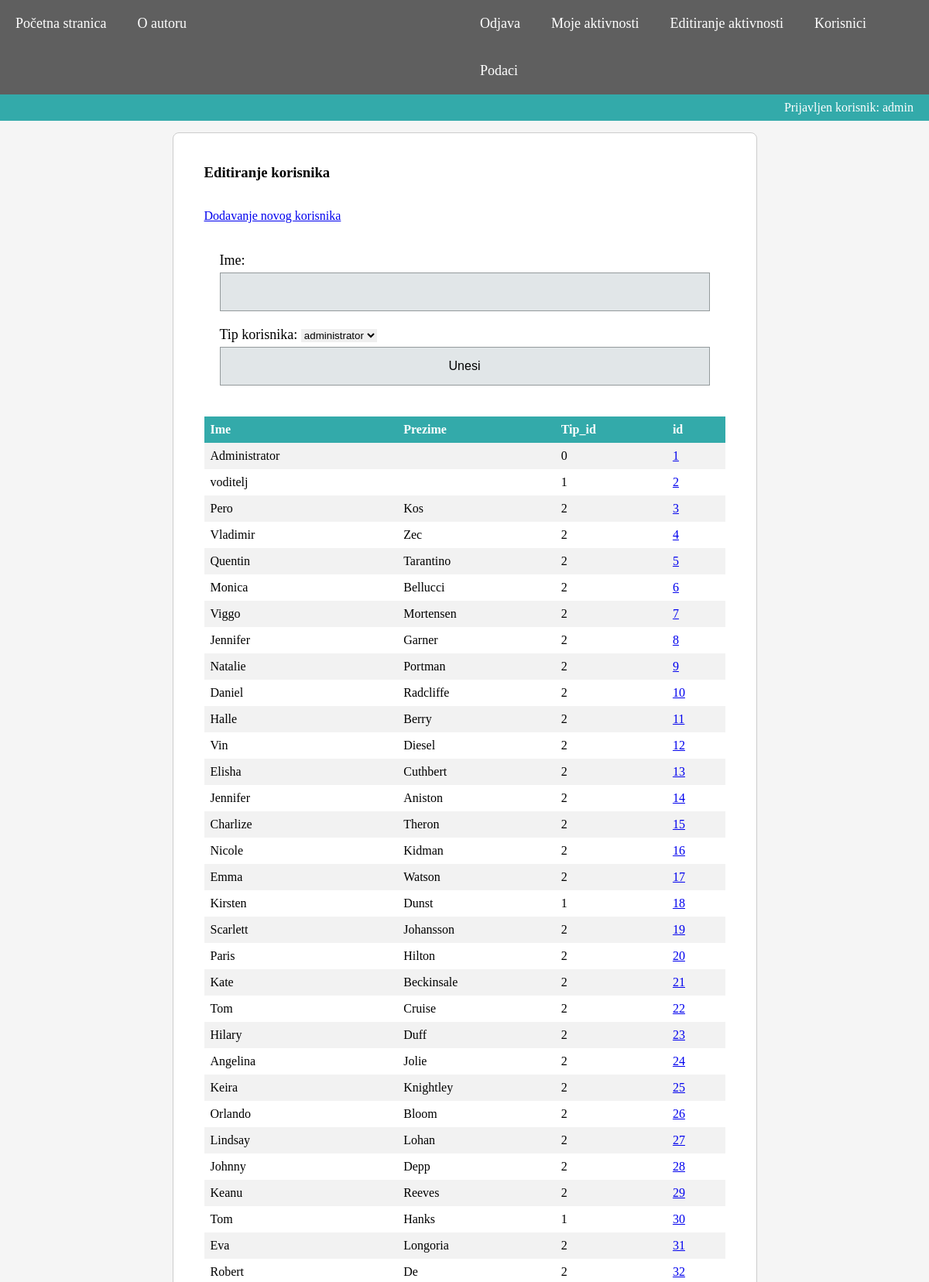
Screenshot of /korisnici.php (signed in, upper part) with the database file from the repository.
### tables this page shows
CREATE TABLE IF NOT EXISTS `korisnik` (
  `korisnik_id` INT(10) NOT NULL AUTO_INCREMENT,
  `tip_id` INT(10) NOT NULL,
  `korisnicko_ime` VARCHAR(50) NOT NULL,
  `lozinka` VARCHAR(50) NOT NULL,
  `ime` VARCHAR(100) NOT NULL,
  `prezime` VARCHAR(100) NOT NULL,
  `email` VARCHAR(50) NULL,
  `slika` TEXT NULL,
  PRIMARY KEY (`korisnik_id`),
  INDEX `fk_korisnik_tip_korisnika_idx` (`tip_id` ASC),
  CONSTRAINT `fk_korisnik_tip_korisnika`
    FOREIGN KEY (`tip_id`)
    REFERENCES `tip_korisnika` (`tip_id`)
    ON DELETE NO ACTION
    ON UPDATE NO ACTION);

### baza.php (called while the page is built, shortened)
<?php
function izvrsiUpit($veza,$upit){
	$rezultat = mysqli_query($veza,$upit);
	return $rezultat;
}
?>

### korisnici.php (the view, shortened to what this page needs)
<?php
		include_once("baza.php");
			$v = otvoriVezu();
			$u = "SELECT * FROM korisnik";
			$r = izvrsiUpit($v,$u);
			$upit = "SELECT * FROM tip_korisnika";
			$tipovi = izvrsiUpit($v,$upit);
			$greska = "";
?>
<!DOCTYPE html>
<html>
	<head>
		<link rel="stylesheet" type="text/css" href="style.css" />
	</head>
	<body>
		<?php
			include("meni.php");
		if (!empty($_COOKIE["prijava"])) {
			?> <div class="second-meni">
			<p><?php echo "Prijavljen korisnik: ".$_COOKIE["prijava"]; ?> </p>
		</div>
		<?php }?>
		<div class="wrapper">
			<div class="opis-udruge">
			<h3> Editiranje korisnika </h3> <br><br>
			<a href="novi_korisnik.php"> Dodavanje novog korisnika </a> <br> <br>
				<form name="forma" id="forma" method="POST" class="forma"
					action="<?php echo $_SERVER["PHP_SELF"] ?>" >
					<label for="ime">Ime: </label>
					<input class="forma-stil" name="ime" id="ime" type="text" />
					<br/>
					<label for="tip_id">Tip korisnika: </label>
					<select name="tip_id" id="tip_id">
					<?php
						while($row2 = mysqli_fetch_array($tipovi))
						{
							echo "<option value=\"".$row2["tip_id"]."\"";
							if ($row2["tip_id"] == 0)
								{
								echo " selected=\"selected\" ";
							}
							echo ">".$row2["naziv"]."</option>";
						}
					?>
				</select>
					<input class="forma-stil" type="submit" name="submit" id="submit"
						   value="Unesi" />
				</form>
						<table style="width:100%">
							<tr>
								<th>Ime</th><th>Prezime</th><th>Tip_id</th><th>id</th>
							</tr>
					<?php
						if(!isset($_POST['ime']) || empty($_POST['ime']) )
						{
							$greska.= "Unesite ime!<br>";
						}
						if(!isset($_POST['tip_id']))
						{
							$greska.= "Unesite tip_id!<br>";
						}
						if (isset($_POST['submit']) && empty($greska)) {
						$ime = $_POST['ime'];
						$tip_id = $_POST['tip_id'];
						$u2 ="SELECT * FROM korisnik WHERE ime LIKE '%$ime%' AND tip_id= '$tip_id'";
						$r2 = izvrsiUpit($v,$u2);
						while($redak = mysqli_fetch_array($r2)) {
							echo "<tr>";
							echo "<td>" . $redak['ime'] ."</td>";
							echo "<td>".$redak[5]."</td>";
							echo "<td>".$redak['tip_id']."</td>";
							echo "<td><a href=\"editiranje_korisnika.php?id=".$redak[0]."\">".$redak[0]."</a></td>";
							echo "</tr>";
					} $broj = mysqli_num_rows($r2);
						if($broj >= 1){
							echo "Uspjesno filtrirano";
						}else{
							echo "Ne postoji korisnik sa navedenim unosom!";
						}
					}
						else {
					while($redak = mysqli_fetch_array($r)) {
						echo "<tr>";
						echo "<td>" . $redak['ime'] ."</td>";
						echo "<td>".$redak[5]."</td>";
						echo "<td>".$redak['tip_id']."</td>";
						echo "<td><a href=\"editiranje_korisnika.php?id=".$redak[0]."\">".$redak[0]."</a></td>";
						echo "</tr>";
					}
						}
					?></table>
		</div>
		</div>
	</body>
</html>

### style.css (style rules this page uses)
* { padding: 0; margin: 0; border:0; box-sizing: border-box; outline:0; }
body { background-color: #F5F5F5; }
.wrapper { width: 755px; margin: 15px auto 0px auto; border: 1px solid #ccc; background-color: #fff; -webkit-border-radius: 8px; -moz-border-radius: 8px; border-radius: 8px; }
.second-meni { background-color: #3AA; padding: 5px; }
.second-meni p { color: #fff; font-size: 16px; float: right; margin-right:15px; }
form label { font-size: 18px; margin-bottom:10px; }
.opis-udruge { padding: 40px; }
p { line-height: 24px; }
.forma { padding: 20px; }
.forma-stil { border: 1px solid #949A9C; font-size: 16px; height: auto; margin: 0; outline: 0; padding: 15px; width: 100%; background-color: #E1E6E8; color: #000; margin: 5px 0px 20px 0px; }
table { border-collapse: collapse; width: 100%; }
th, td { text-align: left; padding: 8px; }
tr:nth-child(even) { background-color: #f2f2f2 }
th { background-color: #3AA;; color: white; }

### rows the page displays
korisnik: ime "Administrator", tip "0", korisnik_id "1"
korisnik: ime "voditelj", tip "1", korisnik_id "2"
korisnik: ime "Pero", prezime "Kos", tip "2", korisnik_id "3"
korisnik: ime "Vladimir", prezime "Zec", tip "2", korisnik_id "4"
korisnik: ime "Quentin", prezime "Tarantino", tip "2", korisnik_id "5"
korisnik: ime "Monica", prezime "Bellucci", tip "2", korisnik_id "6"
korisnik: ime "Viggo", prezime "Mortensen", tip "2", korisnik_id "7"
korisnik: ime "Jennifer", prezime "Garner", tip "2", korisnik_id "8"
korisnik: ime "Natalie", prezime "Portman", tip "2", korisnik_id "9"
korisnik: ime "Daniel", prezime "Radcliffe", tip "2", korisnik_id "10"
korisnik: ime "Halle", prezime "Berry", tip "2", korisnik_id "11"
korisnik: ime "Vin", prezime "Diesel", tip "2", korisnik_id "12"
korisnik: ime "Elisha", prezime "Cuthbert", tip "2", korisnik_id "13"
korisnik: ime "Jennifer", prezime "Aniston", tip "2", korisnik_id "14"
korisnik: ime "Charlize", prezime "Theron", tip "2", korisnik_id "15"
korisnik: ime "Nicole", prezime "Kidman", tip "2", korisnik_id "16"
korisnik: ime "Emma", prezime "Watson", tip "2", korisnik_id "17"
korisnik: ime "Kirsten", prezime "Dunst", tip "1", korisnik_id "18"
korisnik: ime "Scarlett", prezime "Johansson", tip "2", korisnik_id "19"
korisnik: ime "Paris", prezime "Hilton", tip "2", korisnik_id "20"
korisnik: ime "Kate", prezime "Beckinsale", tip "2", korisnik_id "21"
korisnik: ime "Tom", prezime "Cruise", tip "2", korisnik_id "22"
korisnik: ime "Hilary", prezime "Duff", tip "2", korisnik_id "23"
korisnik: ime "Angelina", prezime "Jolie", tip "2", korisnik_id "24"
korisnik: ime "Keira", prezime "Knightley", tip "2", korisnik_id "25"
korisnik: ime "Orlando", prezime "Bloom", tip "2", korisnik_id "26"
korisnik: ime "Lindsay", prezime "Lohan", tip "2", korisnik_id "27"
korisnik: ime "Johnny", prezime "Depp", tip "2", korisnik_id "28"
korisnik: ime "Keanu", prezime "Reeves", tip "2", korisnik_id "29"
korisnik: ime "Tom", prezime "Hanks", tip "1", korisnik_id "30"
korisnik: ime "Eva", prezime "Longoria", tip "2", korisnik_id "31"
korisnik: ime "Robert", prezime "De", tip "2", korisnik_id "32"

### other values shown
$_COOKIE["prijava"] "admin"
form field tip_id "administrator"
